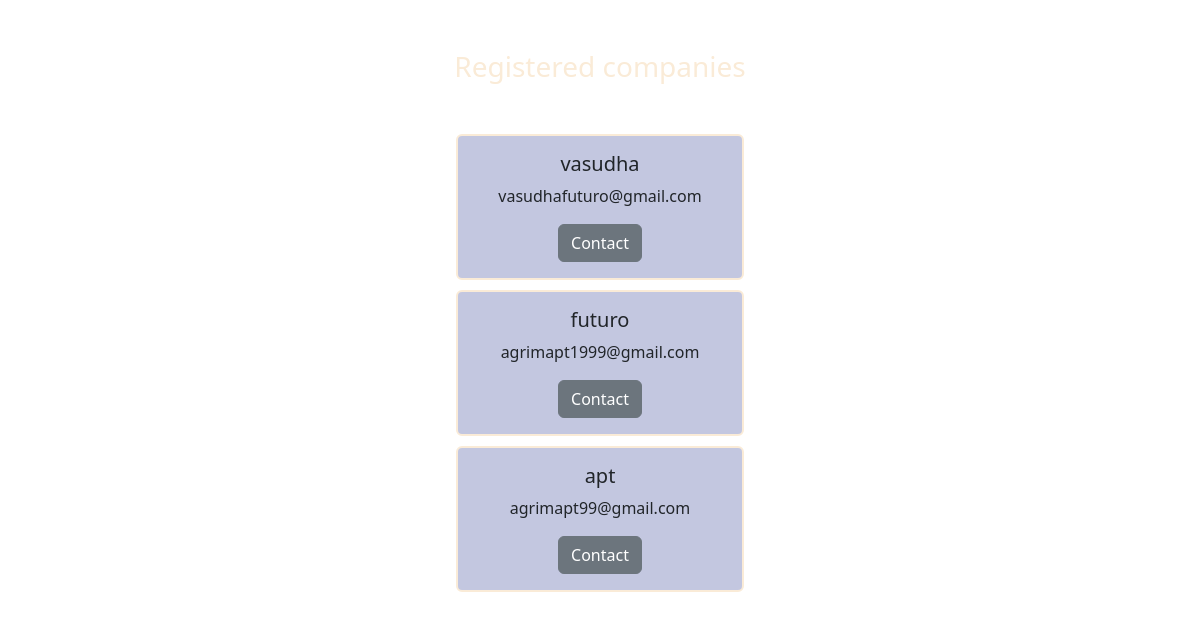
/regisco/, run on the app's committed database.
### jobportalapp/models.py (models this page shows)
class Companyprofile1(models.Model):
    user=models.OneToOneField(User, on_delete=models.CASCADE)
    auth_token=models.CharField(max_length=20)
    is_verified=models.BooleanField(default=False)
    created_at=models.DateTimeField(auto_now_add=True)

### jobportalapp/views.py (the view)
# urls.py: path('regisco/',regisco),
def regisco(request):
    obj=Companyprofile1.objects.all()
    return render(request,'regisco.html',{'obj':obj})

### jobportalapp/templates/regisco.html (shortened to what this page needs)
<!DOCTYPE html>
<html lang="en">
<head>
    <link href="https://cdn.jsdelivr.net/npm/bootstrap@5.3.1/dist/css/bootstrap.min.css" rel="stylesheet">
</head>
<body >
    <div style="text-align: center;color: antiquewhite;padding-top: 50px;">
        <h3>Registered companies</h3>
    </div>
    <div style="margin: 50px;" >
        {% for i in obj %}
        <div class="card" style="width: 18rem;margin:0 auto;margin-bottom: 10px;text-align: center;border-color: antiquewhite;background-color: rgb(195, 199, 224);border-width: 2px;">
            <div class="card-body">
            <h5 class="card-title">{{i.user.username}}</h5>
            <p class="card-text">{{i.user.email}}</p>
            <a href="#" class="btn btn-secondary">Contact</a>
            </div>
        </div>
        {% endfor %}
    </div>
</body>
</html>

### jobportalapp/templates/regisco.html (style rules this page uses)
body { background-image:url(https://d12oja0ew7x0i8.cloudfront.net/images/news/ImageForNews_58416_16463184739088911.jpg) ; background-repeat: no-repeat; background-size:cover; position: relative; height: 600px; }

### data on the page
Companyprofile1: user.username "vasudha", user.email "vasudhafuturo@gmail.com"
Companyprofile1: user.username "futuro", user.email "agrimapt1999@gmail.com"
Companyprofile1: user.username "apt", user.email "agrimapt99@gmail.com"
